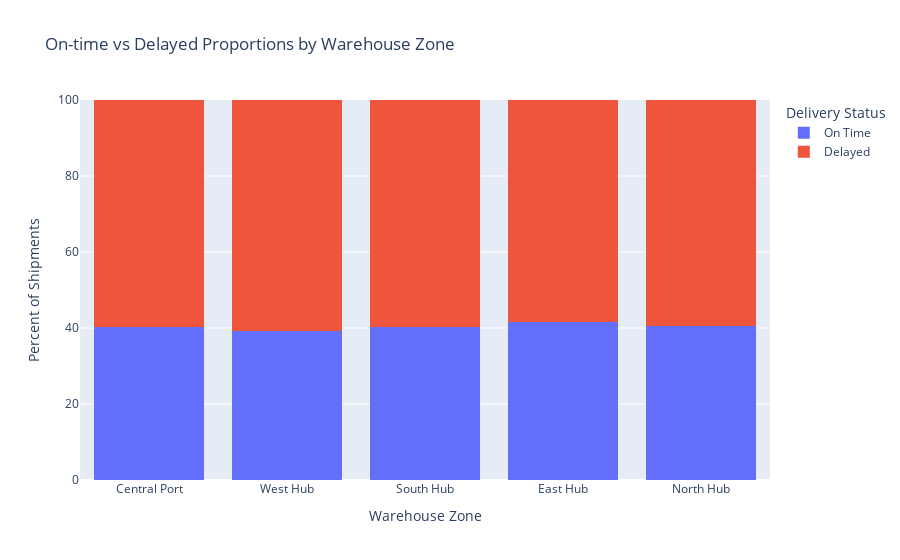

This figure's notebook cell:
### Markdown cell above
### Is there a regional bottleneck?

### Code cell
fig = px.histogram(
    df_viz,
    x="Warehouse_Zone",
    color="is_delayed",
    barnorm="percent",
    barmode="stack",
    title="On-time vs Delayed Proportions by Warehouse Zone",
    labels={"is_delayed": "Delivery Status", "Warehouse_Zone": "Warehouse Zone"},
)

fig.update_layout(xaxis={"categoryorder": "total descending"})
fig.update_yaxes(title="Percent of Shipments")
fig.show()

### Figure 1 — Plotly figure (JSON) as saved in the notebook; plotly's stock layout.template omitted (floating-point values rounded to 4 significant figures; data arrays with more than 128 entries replaced by an {"elided": "..."} marker saying what was removed)
{"data": [{"alignmentgroup": "True", "bingroup": "x", "hovertemplate": "Delivery Status=On Time<br>Warehouse Zone=%{x}<br>count (normalized as percent)=%{y}<extra></extra>", "legendgroup": "On Time", "marker": {"color": "#636efa", "pattern": {"shape": ""}}, "name": "On Time", "offsetgroup": "On Time", "orientation": "v", "showlegend": true, "type": "histogram", "x": {"elided": "3549 str values"}, "xaxis": "x", "yaxis": "y"}, {"alignmentgroup": "True", "bingroup": "x", "hovertemplate": "Delivery Status=Delayed<br>Warehouse Zone=%{x}<br>count (normalized as percent)=%{y}<extra></extra>", "legendgroup": "Delayed", "marker": {"color": "#EF553B", "pattern": {"shape": ""}}, "name": "Delayed", "offsetgroup": "Delayed", "orientation": "v", "showlegend": true, "type": "histogram", "x": {"elided": "5250 str values"}, "xaxis": "x", "yaxis": "y"}], "layout": {"barmode": "stack", "barnorm": "percent", "legend": {"title": {"text": "Delivery Status"}, "tracegroupgap": 0}, "title": {"text": "On-time vs Delayed Proportions by Warehouse Zone"}, "xaxis": {"anchor": "y", "categoryorder": "total descending", "domain": [0, 1], "title": {"text": "Warehouse Zone"}}, "yaxis": {"anchor": "x", "domain": [0, 1], "title": {"text": "Percent of Shipments"}}}}
